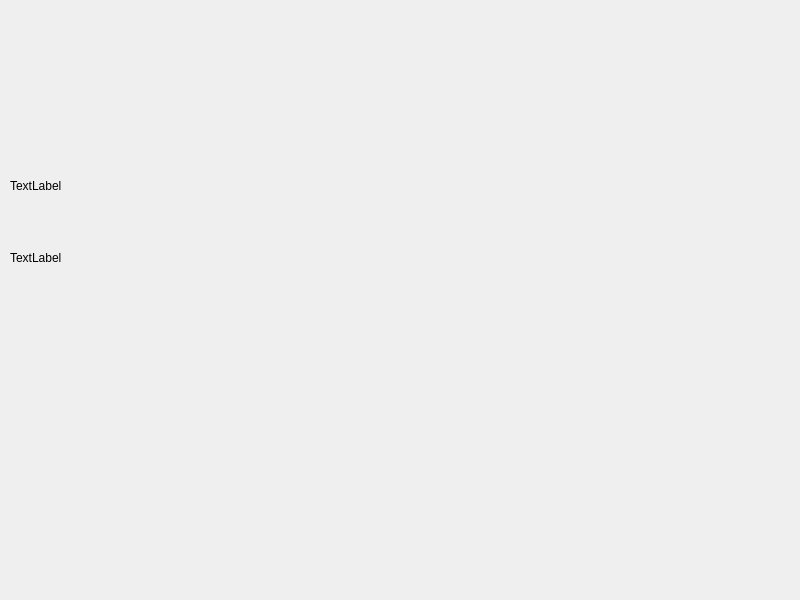
<?xml version="1.0" encoding="UTF-8"?>
<ui version="4.0">
 <class>Widget</class>
 <widget class="QWidget" name="Widget">
  <property name="geometry">
   <rect>
    <x>0</x>
    <y>0</y>
    <width>800</width>
    <height>600</height>
   </rect>
  </property>
  <property name="windowTitle">
   <string>Widget</string>
  </property>
  <widget class="MyLabel" name="widget" native="true">
   <property name="geometry">
    <rect>
     <x>10</x>
     <y>50</y>
     <width>381</width>
     <height>91</height>
    </rect>
   </property>
   <property name="autoFillBackground">
    <bool>true</bool>
   </property>
  </widget>
  <widget class="QLabel" name="label">
   <property name="geometry">
    <rect>
     <x>10</x>
     <y>170</y>
     <width>301</width>
     <height>31</height>
    </rect>
   </property>
   <property name="text">
    <string>TextLabel</string>
   </property>
  </widget>
  <widget class="QLabel" name="label_2">
   <property name="geometry">
    <rect>
     <x>10</x>
     <y>250</y>
     <width>271</width>
     <height>16</height>
    </rect>
   </property>
   <property name="text">
    <string>TextLabel</string>
   </property>
  </widget>
 </widget>
 <customwidgets>
  <customwidget>
   <class>MyLabel</class>
   <extends>QWidget</extends>
   <header location="global">mylabel.h</header>
   <container>1</container>
  </customwidget>
 </customwidgets>
 <resources/>
 <connections/>
</ui>
